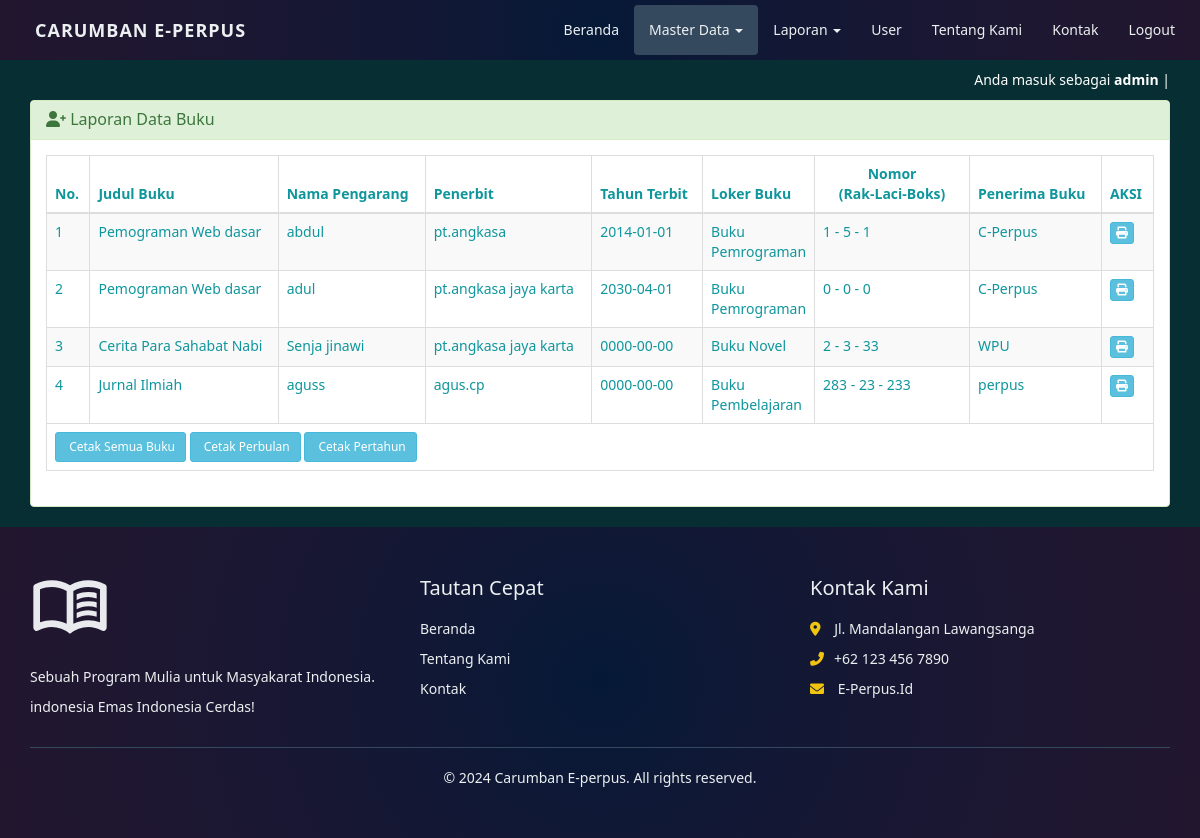
Screenshot of /index.php?page=buku&actions=report (signed in) with the database file from the repository.
### tables this page shows
CREATE TABLE `buku` (
  `id` int(11) NOT NULL,
  `loker_buku` varchar(25) NOT NULL,
  `no_rak` int(11) NOT NULL,
  `no_laci` int(11) NOT NULL,
  `no_boks` int(11) NOT NULL,
  `judul_buku` varchar(100) NOT NULL,
  `nama_pengarang` varchar(100) NOT NULL,
  `tahun_terbit` date NOT NULL,
  `penerima` varchar(50) NOT NULL,
  `penerbit` varchar(50) NOT NULL,
  `status` varchar(25) NOT NULL,
  `keterangan` varchar(100) NOT NULL,
  `gambar_buku` text NOT NULL
);

### views/buku_report.php (the view, shortened to what this page needs)
<div class="container">
    <div class="row">
        <div class="col-xs-12">
            <div class="panel panel-success">
                <div class="panel-heading">
                    <h3 class="panel-title"><span class="fa fa-user-plus"></span> Laporan Data Buku</h3>
                </div>
                <div class="panel-body">
                    <table id="deskripsi" class="table table-bordered table-striped table-hover">
                        <thead>
                            <tr>
                                <th>No.</th>
                                <th width="17%">Judul Buku</th>
                                <th>Nama Pengarang</th>
                                <th>Penerbit</th>
                                <th>Tahun Terbit</th>
                                <th width="10%">Loker Buku</th>
                                <th width="14%">
                                    <center>Nomor <br> (Rak-Laci-Boks)</center>
                                </th>
                                <th>Penerima Buku</th>
                                <th>AKSI</th>
                            </tr>
                        </thead>
                        <tbody>
                            <?php
                            $sql = "SELECT * FROM buku";
                            $query = mysqli_query($koneksi, $sql) or die("SQL Anda Salah");
                            $nomor = 0;
                            while ($data = mysqli_fetch_array($query)) {
                                $nomor++;
                            ?>
                                <tr>
                                    <td><?= $nomor ?></td>
                                    <td><?= $data['judul_buku'] ?></td>
                                    <td><?= $data['nama_pengarang'] ?></td>
                                    <td><?= $data['penerbit'] ?></td>
                                    <td><?= $data['tahun_terbit'] ?></td>
                                    <td><?= $data['loker_buku'] ?></td>
                                    <td><?= $data['no_rak'] ?> - <?= $data['no_laci'] ?> - <?= $data['no_boks'] ?></td>
                                    <td><?= $data['penerima'] ?></td>
                                    <td>
                                        <a href="report/buku_satu.php?id=<?= $data['id'] ?>" target="_blank" class="btn btn-info btn-xs">
                                            <span class="fa fa-print"></span>
                                        </a>
                                    </td>
                                </tr>
                            <?php } ?>
                        </tbody>
                        <tfoot>
                            <tr>
                                <td colspan="9">
                                    <a href="report/buku_semua.php" target="_blank" class="btn btn-info btn-sm">
                                        <span class="fa fa_print"></span> Cetak Semua Buku
                                    </a>
                                    <a href="#cetak_perbulan" class="btn btn-info btn-sm">
                                        <span class="fa fa_print"></span> Cetak Perbulan
                                    </a>
                                    <a href="#cetak_pertahun" class="btn btn-info btn-sm">
                                        <span class="fa fa_print"></span> Cetak Pertahun
                                    </a>
                                </td>
                            </tr>
                        </tfoot>
                    </table>
                </div>
            </div>
        </div>
    </div>
</div>

### style/index.css (style rules this page uses)
* { font-family: 'Segoe UI', Tahoma, Geneva, Verdana, sans-serif; }
body { margin-top: 70px; }

### views/buku_report.php (style rules this page uses)
body { background-color: #072e33; color: #0f969c; }

### rows the page displays
buku: judul_buku "Pemograman Web dasar", nama_pengarang "abdul", penerbit "pt.angkasa", tahun_terbit "2014-01-01", loker_buku "Buku Pemrograman", no_rak "1", no_laci "5", no_boks "1", penerima "C-Perpus"
buku: judul_buku "Pemograman Web dasar", nama_pengarang "adul", penerbit "pt.angkasa jaya karta", tahun_terbit "2030-04-01", loker_buku "Buku Pemrograman", no_rak "0", no_laci "0", no_boks "0", penerima "C-Perpus"
buku: judul_buku "Cerita Para Sahabat Nabi", nama_pengarang "Senja jinawi", penerbit "pt.angkasa jaya karta", tahun_terbit "0000-00-00", loker_buku "Buku Novel", no_rak "2", no_laci "3", no_boks "33", penerima "WPU"
buku: judul_buku "Jurnal Ilmiah", nama_pengarang "aguss", penerbit "agus.cp", tahun_terbit "0000-00-00", loker_buku "Buku Pembelajaran", no_rak "283", no_laci "23", no_boks "233", penerima "perpus"

### other values shown
$_SESSION['username'] "admin"
